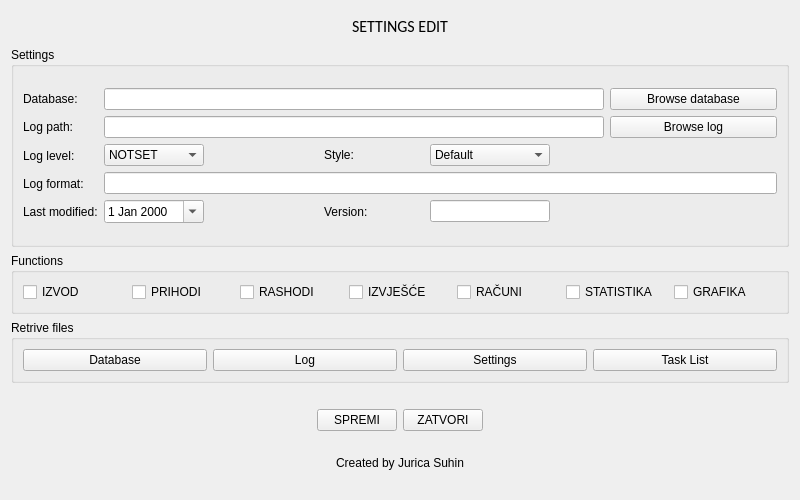
<?xml version="1.0" encoding="UTF-8"?>
<ui version="4.0">
 <class>Configurate</class>
 <widget class="QWidget" name="Configurate">
  <property name="enabled">
   <bool>true</bool>
  </property>
  <property name="geometry">
   <rect>
    <x>0</x>
    <y>0</y>
    <width>800</width>
    <height>500</height>
   </rect>
  </property>
  <property name="sizePolicy">
   <sizepolicy hsizetype="Expanding" vsizetype="Expanding">
    <horstretch>0</horstretch>
    <verstretch>0</verstretch>
   </sizepolicy>
  </property>
  <property name="minimumSize">
   <size>
    <width>650</width>
    <height>350</height>
   </size>
  </property>
  <property name="maximumSize">
   <size>
    <width>800</width>
    <height>500</height>
   </size>
  </property>
  <property name="windowTitle">
   <string>Configurate App</string>
  </property>
  <property name="styleSheet">
   <string notr="true"/>
  </property>
  <layout class="QVBoxLayout" name="verticalLayout_4">
   <item>
    <widget class="QLabel" name="title">
     <property name="maximumSize">
      <size>
       <width>16777215</width>
       <height>30</height>
      </size>
     </property>
     <property name="font">
      <font>
       <family>Calibri</family>
       <pointsize>12</pointsize>
       <weight>50</weight>
       <italic>false</italic>
       <bold>false</bold>
      </font>
     </property>
     <property name="text">
      <string>SETTINGS EDIT</string>
     </property>
     <property name="alignment">
      <set>Qt::AlignCenter</set>
     </property>
    </widget>
   </item>
   <item>
    <widget class="QGroupBox" name="groupBox">
     <property name="minimumSize">
      <size>
       <width>500</width>
       <height>200</height>
      </size>
     </property>
     <property name="maximumSize">
      <size>
       <width>16777215</width>
       <height>500</height>
      </size>
     </property>
     <property name="title">
      <string>Settings</string>
     </property>
     <layout class="QVBoxLayout" name="verticalLayout_3">
      <item>
       <layout class="QHBoxLayout" name="horizontalLayout_6">
        <item>
         <layout class="QVBoxLayout" name="verticalLayout_2">
          <item>
           <widget class="QLabel" name="label">
            <property name="text">
             <string>Database:</string>
            </property>
           </widget>
          </item>
          <item>
           <widget class="QLabel" name="label_2">
            <property name="text">
             <string>Log path:</string>
            </property>
           </widget>
          </item>
          <item>
           <widget class="QLabel" name="label_5">
            <property name="text">
             <string>Log level:</string>
            </property>
           </widget>
          </item>
          <item>
           <widget class="QLabel" name="label_6">
            <property name="text">
             <string>Log format:</string>
            </property>
           </widget>
          </item>
          <item>
           <widget class="QLabel" name="label_4">
            <property name="text">
             <string>Last modified:</string>
            </property>
           </widget>
          </item>
         </layout>
        </item>
        <item>
         <layout class="QVBoxLayout" name="verticalLayout">
          <item>
           <layout class="QHBoxLayout" name="horizontalLayout">
            <item>
             <widget class="QLineEdit" name="db_path">
              <property name="minimumSize">
               <size>
                <width>200</width>
                <height>0</height>
               </size>
              </property>
              <property name="maximumSize">
               <size>
                <width>500</width>
                <height>16777215</height>
               </size>
              </property>
              <property name="text">
               <string/>
              </property>
             </widget>
            </item>
            <item>
             <widget class="QPushButton" name="browse_db">
              <property name="minimumSize">
               <size>
                <width>0</width>
                <height>20</height>
               </size>
              </property>
              <property name="maximumSize">
               <size>
                <width>16777215</width>
                <height>16777215</height>
               </size>
              </property>
              <property name="text">
               <string>Browse database</string>
              </property>
             </widget>
            </item>
           </layout>
          </item>
          <item>
           <layout class="QHBoxLayout" name="horizontalLayout_2">
            <item>
             <widget class="QLineEdit" name="log_path">
              <property name="minimumSize">
               <size>
                <width>200</width>
                <height>0</height>
               </size>
              </property>
              <property name="maximumSize">
               <size>
                <width>500</width>
                <height>16777215</height>
               </size>
              </property>
              <property name="text">
               <string/>
              </property>
             </widget>
            </item>
            <item>
             <widget class="QPushButton" name="browse_log">
              <property name="minimumSize">
               <size>
                <width>0</width>
                <height>20</height>
               </size>
              </property>
              <property name="maximumSize">
               <size>
                <width>16777215</width>
                <height>16777215</height>
               </size>
              </property>
              <property name="text">
               <string>Browse log</string>
              </property>
             </widget>
            </item>
           </layout>
          </item>
          <item>
           <layout class="QHBoxLayout" name="horizontalLayout_4">
            <item>
             <widget class="QComboBox" name="log_level">
              <property name="minimumSize">
               <size>
                <width>100</width>
                <height>0</height>
               </size>
              </property>
              <property name="maximumSize">
               <size>
                <width>100</width>
                <height>16777215</height>
               </size>
              </property>
              <item>
               <property name="text">
                <string>NOTSET</string>
               </property>
              </item>
              <item>
               <property name="text">
                <string>DEBUG</string>
               </property>
              </item>
              <item>
               <property name="text">
                <string>INFO</string>
               </property>
              </item>
              <item>
               <property name="text">
                <string>WARNING</string>
               </property>
              </item>
              <item>
               <property name="text">
                <string>ERROR</string>
               </property>
              </item>
              <item>
               <property name="text">
                <string>CRITICAL</string>
               </property>
              </item>
             </widget>
            </item>
            <item>
             <spacer name="horizontalSpacer_4">
              <property name="orientation">
               <enum>Qt::Horizontal</enum>
              </property>
              <property name="sizeHint" stdset="0">
               <size>
                <width>40</width>
                <height>20</height>
               </size>
              </property>
             </spacer>
            </item>
            <item>
             <widget class="QLabel" name="label_3">
              <property name="minimumSize">
               <size>
                <width>100</width>
                <height>0</height>
               </size>
              </property>
              <property name="text">
               <string>Style:</string>
              </property>
             </widget>
            </item>
            <item>
             <widget class="QComboBox" name="style">
              <property name="minimumSize">
               <size>
                <width>120</width>
                <height>0</height>
               </size>
              </property>
              <property name="maximumSize">
               <size>
                <width>120</width>
                <height>16777215</height>
               </size>
              </property>
              <item>
               <property name="text">
                <string>Default</string>
               </property>
              </item>
              <item>
               <property name="text">
                <string>Green</string>
               </property>
              </item>
              <item>
               <property name="text">
                <string>BlueGreyLight</string>
               </property>
              </item>
              <item>
               <property name="text">
                <string>BlueGreyDark</string>
               </property>
              </item>
              <item>
               <property name="text">
                <string>CoolGrey</string>
               </property>
              </item>
              <item>
               <property name="text">
                <string>WarmGrey</string>
               </property>
              </item>
              <item>
               <property name="text">
                <string>DarkRed</string>
               </property>
              </item>
             </widget>
            </item>
            <item>
             <spacer name="horizontalSpacer_6">
              <property name="orientation">
               <enum>Qt::Horizontal</enum>
              </property>
              <property name="sizeHint" stdset="0">
               <size>
                <width>40</width>
                <height>20</height>
               </size>
              </property>
             </spacer>
            </item>
            <item>
             <spacer name="horizontalSpacer_5">
              <property name="orientation">
               <enum>Qt::Horizontal</enum>
              </property>
              <property name="sizeHint" stdset="0">
               <size>
                <width>40</width>
                <height>20</height>
               </size>
              </property>
             </spacer>
            </item>
           </layout>
          </item>
          <item>
           <widget class="QLineEdit" name="log_format">
            <property name="text">
             <string/>
            </property>
           </widget>
          </item>
          <item>
           <layout class="QHBoxLayout" name="horizontalLayout_3">
            <item>
             <widget class="QDateEdit" name="last_modified">
              <property name="minimumSize">
               <size>
                <width>100</width>
                <height>0</height>
               </size>
              </property>
              <property name="maximumSize">
               <size>
                <width>100</width>
                <height>16777215</height>
               </size>
              </property>
              <property name="calendarPopup">
               <bool>true</bool>
              </property>
             </widget>
            </item>
            <item>
             <spacer name="horizontalSpacer">
              <property name="orientation">
               <enum>Qt::Horizontal</enum>
              </property>
              <property name="sizeHint" stdset="0">
               <size>
                <width>40</width>
                <height>20</height>
               </size>
              </property>
             </spacer>
            </item>
            <item>
             <widget class="QLabel" name="label_7">
              <property name="minimumSize">
               <size>
                <width>100</width>
                <height>0</height>
               </size>
              </property>
              <property name="text">
               <string>Version:</string>
              </property>
             </widget>
            </item>
            <item>
             <widget class="QLineEdit" name="version">
              <property name="minimumSize">
               <size>
                <width>120</width>
                <height>0</height>
               </size>
              </property>
              <property name="maximumSize">
               <size>
                <width>120</width>
                <height>16777215</height>
               </size>
              </property>
              <property name="text">
               <string/>
              </property>
             </widget>
            </item>
            <item>
             <spacer name="horizontalSpacer_3">
              <property name="orientation">
               <enum>Qt::Horizontal</enum>
              </property>
              <property name="sizeHint" stdset="0">
               <size>
                <width>40</width>
                <height>20</height>
               </size>
              </property>
             </spacer>
            </item>
            <item>
             <spacer name="horizontalSpacer_2">
              <property name="orientation">
               <enum>Qt::Horizontal</enum>
              </property>
              <property name="sizeHint" stdset="0">
               <size>
                <width>40</width>
                <height>20</height>
               </size>
              </property>
             </spacer>
            </item>
           </layout>
          </item>
         </layout>
        </item>
       </layout>
      </item>
     </layout>
    </widget>
   </item>
   <item>
    <widget class="QGroupBox" name="groupBox_2">
     <property name="title">
      <string>Functions</string>
     </property>
     <layout class="QHBoxLayout" name="horizontalLayout_8">
      <item>
       <layout class="QHBoxLayout" name="horizontalLayout_7">
        <item>
         <widget class="QCheckBox" name="table">
          <property name="text">
           <string>IZVOD</string>
          </property>
         </widget>
        </item>
        <item>
         <widget class="QCheckBox" name="income">
          <property name="text">
           <string>PRIHODI</string>
          </property>
         </widget>
        </item>
        <item>
         <widget class="QCheckBox" name="outcome">
          <property name="text">
           <string>RASHODI</string>
          </property>
         </widget>
        </item>
        <item>
         <widget class="QCheckBox" name="report">
          <property name="text">
           <string>IZVJEŠĆE</string>
          </property>
         </widget>
        </item>
        <item>
         <widget class="QCheckBox" name="bills">
          <property name="text">
           <string>RAČUNI</string>
          </property>
         </widget>
        </item>
        <item>
         <widget class="QCheckBox" name="statistics">
          <property name="text">
           <string>STATISTIKA</string>
          </property>
         </widget>
        </item>
        <item>
         <widget class="QCheckBox" name="graphics">
          <property name="text">
           <string>GRAFIKA</string>
          </property>
         </widget>
        </item>
       </layout>
      </item>
     </layout>
    </widget>
   </item>
   <item>
    <widget class="QGroupBox" name="groupBox_3">
     <property name="title">
      <string>Retrive files</string>
     </property>
     <layout class="QHBoxLayout" name="horizontalLayout_9">
      <item>
       <widget class="QPushButton" name="btn_database">
        <property name="text">
         <string>Database</string>
        </property>
       </widget>
      </item>
      <item>
       <widget class="QPushButton" name="btn_log">
        <property name="text">
         <string>Log</string>
        </property>
       </widget>
      </item>
      <item>
       <widget class="QPushButton" name="btn_settings">
        <property name="text">
         <string>Settings</string>
        </property>
       </widget>
      </item>
      <item>
       <widget class="QPushButton" name="btn_task">
        <property name="sizePolicy">
         <sizepolicy hsizetype="Preferred" vsizetype="Preferred">
          <horstretch>0</horstretch>
          <verstretch>0</verstretch>
         </sizepolicy>
        </property>
        <property name="text">
         <string>Task List</string>
        </property>
       </widget>
      </item>
     </layout>
    </widget>
   </item>
   <item>
    <spacer name="verticalSpacer">
     <property name="orientation">
      <enum>Qt::Vertical</enum>
     </property>
     <property name="sizeType">
      <enum>QSizePolicy::Fixed</enum>
     </property>
     <property name="sizeHint" stdset="0">
      <size>
       <width>20</width>
       <height>20</height>
      </size>
     </property>
    </spacer>
   </item>
   <item>
    <layout class="QHBoxLayout" name="horizontalLayout_5">
     <item>
      <spacer name="horizontalSpacer_7">
       <property name="orientation">
        <enum>Qt::Horizontal</enum>
       </property>
       <property name="sizeHint" stdset="0">
        <size>
         <width>40</width>
         <height>20</height>
        </size>
       </property>
      </spacer>
     </item>
     <item>
      <widget class="QPushButton" name="save_btn">
       <property name="maximumSize">
        <size>
         <width>16777215</width>
         <height>16777215</height>
        </size>
       </property>
       <property name="text">
        <string>SPREMI</string>
       </property>
      </widget>
     </item>
     <item>
      <widget class="QPushButton" name="close_btn">
       <property name="maximumSize">
        <size>
         <width>16777215</width>
         <height>16777215</height>
        </size>
       </property>
       <property name="text">
        <string>ZATVORI</string>
       </property>
      </widget>
     </item>
     <item>
      <spacer name="horizontalSpacer_8">
       <property name="orientation">
        <enum>Qt::Horizontal</enum>
       </property>
       <property name="sizeHint" stdset="0">
        <size>
         <width>40</width>
         <height>20</height>
        </size>
       </property>
      </spacer>
     </item>
    </layout>
   </item>
   <item>
    <widget class="QLabel" name="label_8">
     <property name="text">
      <string>Created by Jurica Suhin</string>
     </property>
     <property name="alignment">
      <set>Qt::AlignCenter</set>
     </property>
    </widget>
   </item>
  </layout>
 </widget>
 <resources/>
 <connections/>
</ui>
